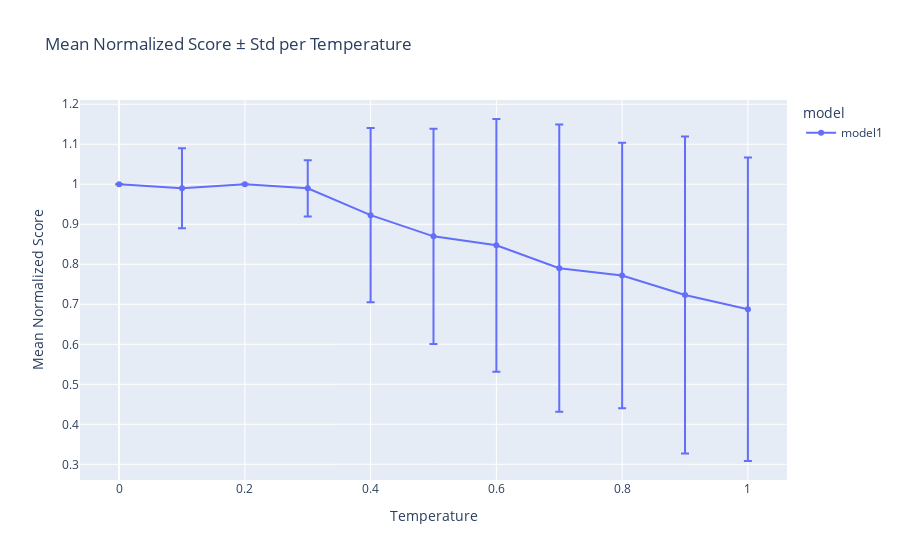

Write notebook code for a chart like this one.
### Code cell
import pandas as pd
import plotly.express as px

# List your files and corresponding temperatures
files_with_temp = [
    ("Gpt_Temp/res_MdLike_week01Best_0.0.csv", 0.0),
    ("Gpt_Temp/res_MdLike_week01Best_0.1.csv", 0.1),
    ("Gpt_Temp/res_MdLike_week01Best_0.2.csv", 0.2),
    ("Gpt_Temp/res_MdLike_week01Best_0.3.csv", 0.3),
    ("Gpt_Temp/res_MdLike_week01Best_0.4.csv", 0.4),
    ("Gpt_Temp/res_MdLike_week01Best_0.5.csv", 0.5),
    ("Gpt_Temp/res_MdLike_week01Best_0.6.csv", 0.6),
    ("Gpt_Temp/res_MdLike_week01Best_0.7.csv", 0.7),
    ("Gpt_Temp/res_MdLike_week01Best_0.8.csv", 0.8),
    ("Gpt_Temp/res_MdLike_week01Best_0.9.csv", 0.9),
    ("Gpt_Temp/res_MdLike_week01Best_1.csv", 1),
]

# We'll store all data in a single DataFrame
all_data = []

for file, temp in files_with_temp:
    df = pd.read_csv(file)
    df["temperature"] = temp
    df["model"] = "model1"  # change according to which model this file is
    all_data.append(df)

combined_df = pd.concat(all_data, ignore_index=True)

# Compute mean and std per temperature per model
summary = combined_df.groupby(["model", "temperature"])["Normalized"].agg(["mean", "std"]).reset_index()
print(summary)

# Plot mean ± std
fig = px.line(
    summary,
    x="temperature",
    y="mean",
    color="model",
    error_y="std",
    markers=True,
    title="Mean Normalized Score ± Std per Temperature",
    labels={"mean": "Mean Normalized Score", "temperature": "Temperature"}
)

fig.show()

### Figure 1 — Plotly figure (JSON) as saved in the notebook; plotly's stock layout.template omitted (floating-point values rounded to 4 significant figures)
{"data": [{"error_y": {"array": [0.0, 0.1, 0.0, 0.07035, 0.2179, 0.2691, 0.3159, 0.3591, 0.3321, 0.3962, 0.3794]}, "hovertemplate": "model=model1<br>Temperature=%{x}<br>Mean Normalized Score=%{y}<extra></extra>", "legendgroup": "model1", "line": {"color": "#636efa", "dash": "solid"}, "marker": {"symbol": "circle"}, "mode": "lines+markers", "name": "model1", "orientation": "v", "showlegend": true, "type": "scatter", "x": [0.0, 0.1, 0.2, 0.3, 0.4, 0.5, 0.6, 0.7, 0.8, 0.9, 1.0], "xaxis": "x", "y": [1.0, 0.99, 1.0, 0.99, 0.9229, 0.8699, 0.8473, 0.7902, 0.7719, 0.7231, 0.6877], "yaxis": "y"}], "layout": {"legend": {"title": {"text": "model"}, "tracegroupgap": 0}, "title": {"text": "Mean Normalized Score ± Std per Temperature"}, "xaxis": {"anchor": "y", "domain": [0, 1], "title": {"text": "Temperature"}}, "yaxis": {"anchor": "x", "domain": [0, 1], "title": {"text": "Mean Normalized Score"}}}}
